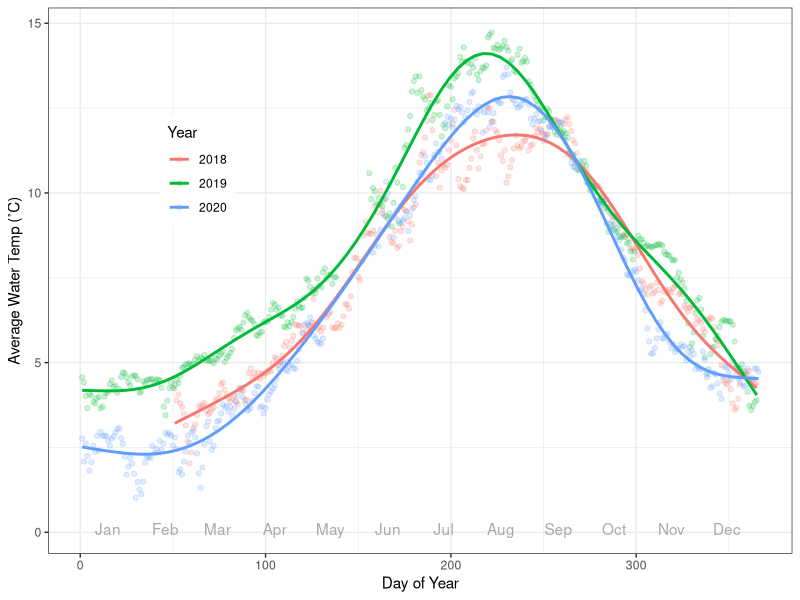
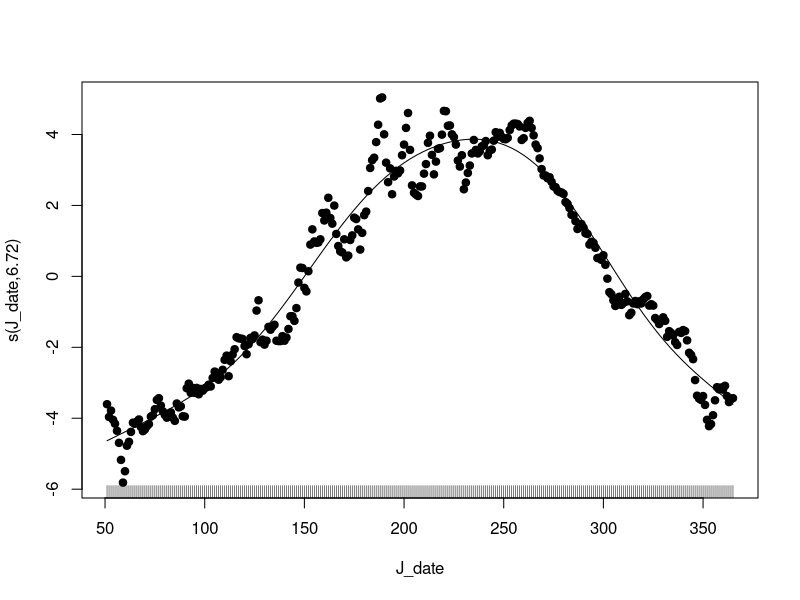
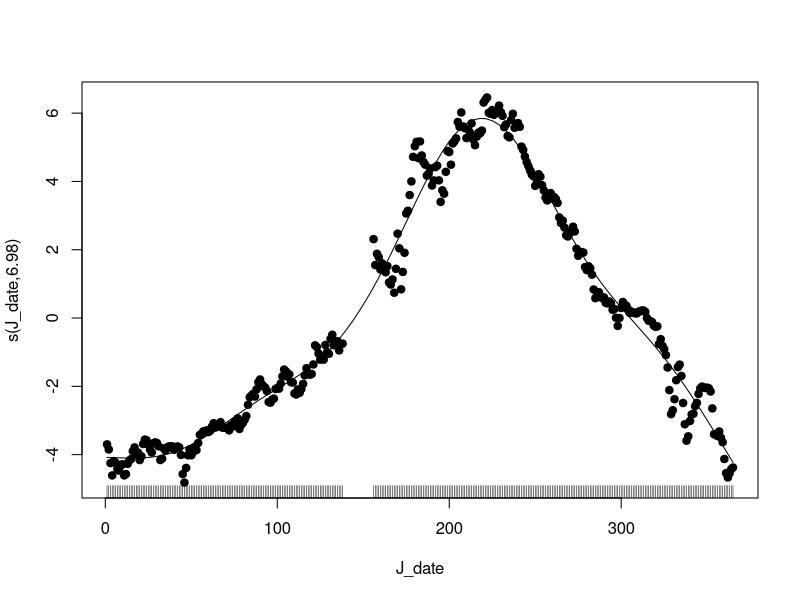
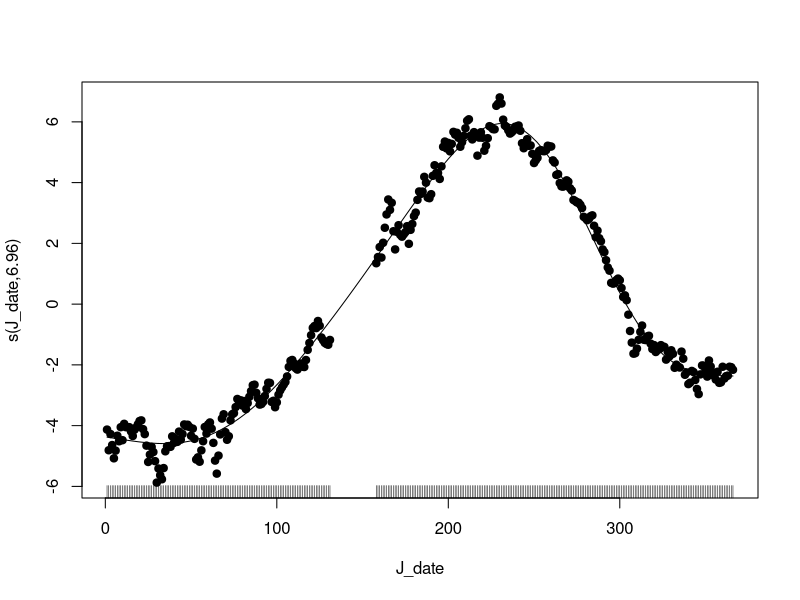
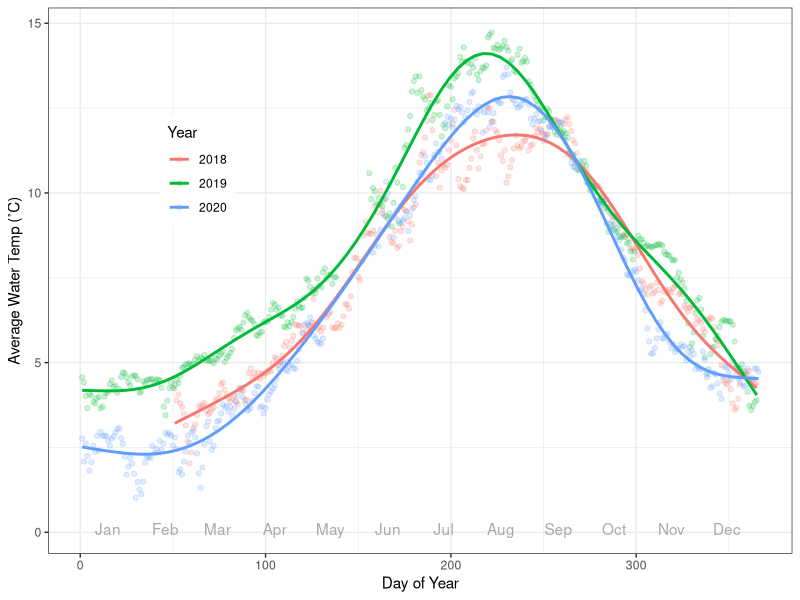
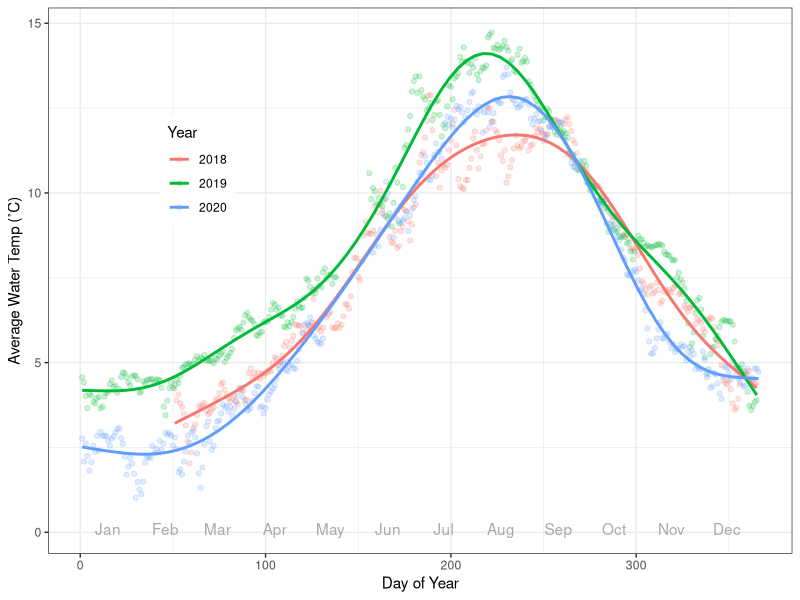

Write the R code that produced these figures, in order.
# This is the data import script for ocean temp in cook bay

library(tidyverse)
library(lubridate)

# Read in the data and rename any columns that need renaming
cooktemp <- read_csv("data/DailyTempAvg1.csv")
head(cooktemp)

cooktemp <- cooktemp %>%
  rename("Avg_Temp" = "Avg Temp")

head(cooktemp)
tail(cooktemp)

##can see that last rows are all NA. Must remove these last 3 rows
cooktemp <-filter(cooktemp, !is.na(year))


tail(cooktemp) #you can see it worked 

#need to remove years 2021
cooktemp<-filter(cooktemp,year=="2018"|year=="2019" | year == "2020") # year %in% c("2018", "2019", "2020")
distinct(cooktemp, year)


#want to plot Avg Temp by date with year dif color
cooktemp <- cooktemp %>%
  mutate(year_fac = as.factor(year))

cooktemp <- cooktemp %>%
  mutate(Avg_Temp = as.numeric(Avg_Temp))

str(cooktemp)

tempPlot <- ggplot(cooktemp, aes(J_date, Avg_Temp, color = year_fac)) +
  geom_point(alpha = 0.2) +
  theme_bw() +
  labs(x = "Day of Year", y = "Average Water Temp (˚C)") +
  theme(legend.position = c(0.2,0.7))+
  scale_colour_discrete(name = "Year") +
  geom_smooth(method = "gam", formula = y ~ s(x, k = 8), se = F) +
  #annotate("text", x = c(1,32,60,91, 121, 152, 182, 213, 244, 274, 305, 335), y = rep(0.1, times=12), label = c("Jan", "Feb", "Mar", "Apr", "May", "Jun", "Jul", "Aug", "Sep", "Oct", "Nov", "Dec"), color="dark grey")
  annotate("text", x = c(15,46,74,105, 135, 166, 196, 227, 258, 288, 319, 349), y = rep(0.1, times=12), label = c("Jan", "Feb", "Mar", "Apr", "May", "Jun", "Jul", "Aug", "Sep", "Oct", "Nov", "Dec"), color="dark grey")

tempPlot
##moved the text so month names line up w day 15 instead of day1, 
##now it is consisten wtih figure 3 month names

ggsave("./figs/Cook_Bay_Temp1.png", width = 6, height = 4, units = 'in')
ggsave("./figs/Figure_2.pdf", width = 6, height = 4, units = 'in')


# fit gam to predict maximum, etc. 
drop <- is.na(cooktemp$Avg_Temp)
cooktemp <- cooktemp[!drop,]

# check
sum(is.na(cooktemp$Avg_Temp))

mod_2018 <- mgcv::gam(Avg_Temp ~ s(J_date, k = 8), data = filter(cooktemp, year_fac == 2018))

plot(mod_2018, resid = T, pch = 19, se = F)

max(predict(mod_2018, se.fit = F))
## 2019
mod_2019 <- mgcv::gam(Avg_Temp ~ s(J_date, k = 8), data = filter(cooktemp, year_fac == 2019))

plot(mod_2019, resid = T, pch = 19, se = F)

max(predict(mod_2019, se.fit = F))

## 2020
mod_2020 <- mgcv::gam(Avg_Temp ~ s(J_date, k = 8), data = filter(cooktemp, year_fac == 2020))

plot(mod_2020, resid = T, pch = 19, se = F)

max(predict(mod_2020, se.fit = F))

##Mike make plot better by only showing curve and not datapoints?
##Mike test if years different in cooktemp?